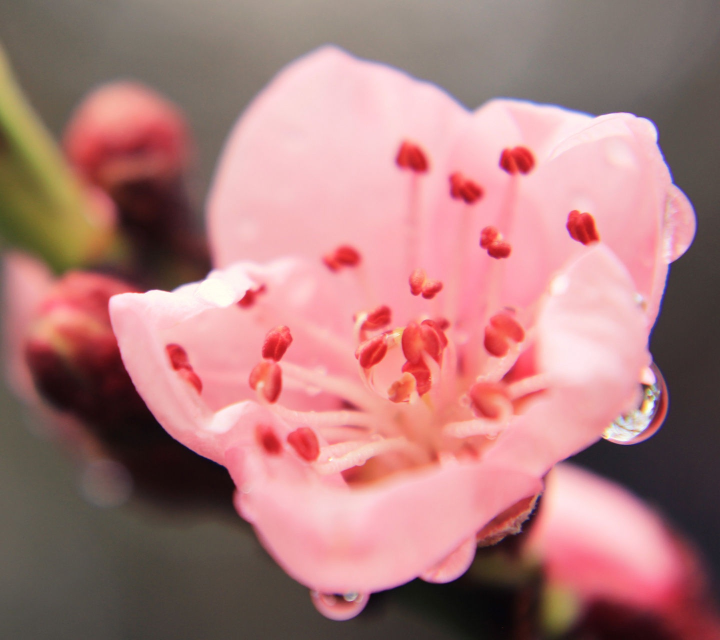
#> input picture 5_Month_Computer_Vision_Roadmap/Month-01/Week-03/Day-07/weekly_task/Data/input/flower.jpg, 1440 x 1280 px, found by its file name (shown at 1/2 size)
$ python excercise.py
#> lines starting #> are read from the running program, lines starting #| are printed output that depends on the picture
# Month-01
# Week-03
# weekly task

# 🎯 مأموریت پایان هفته

# 1- مجموعه‌ای از تصاویر آماده شده داشته باش

import cv2
p = print
path1 = r"e:\python\INTPCode\5_Month_Computer_Vision_Roadmap\Month-01\Week-03\Day-07\weekly_task\Data\input\flower.jpg"

path2 = r"e:\python\INTPCode\5_Month_Computer_Vision_Roadmap\Month-01\Week-03\Day-07\weekly_task\Data\input\horses.jpg"

path3 = r"e:\python\INTPCode\5_Month_Computer_Vision_Roadmap\Month-01\Week-03\Day-07\weekly_task\Data\input\phoenix.jpg"

# برای هر تصویر تغییرات انجام شده را یادداشت کن
def chenge_pictures(pathes,resized_name,rotated_name,fliped_name):
#> called with resized_name = 'flower_resized.jpg', rotated_name = 'flower_rotated.jpg', fliped_name = 'flower_fliped.jpg'
    img = cv2.imread(pathes)
#> img is the input picture: shape (1280, 1440, 3); mean B, G, R 123.7, 124.2, 173
    # --------------------------------------------
    resized = cv2.resize(img,(256,256), interpolation = cv2.INTER_AREA)
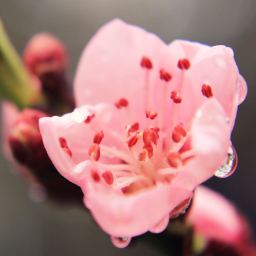
#> resized: shape (256, 256, 3); mean B, G, R 123.7, 124.2, 173
    # --------------------------------------------
    h,w = img.shape[:2]
#> h = 1280; w = 1440
    center= (w//2 , h//2)
#> center = (720, 640)
    M = cv2.getRotationMatrix2D(center,90,1)
    rotated = cv2.warpAffine(img,M,(256,256))
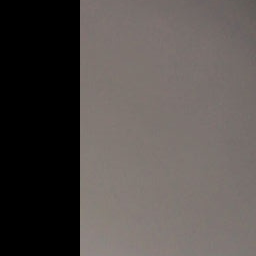
#> rotated: shape (256, 256, 3); mean B, G, R 77.6, 80.3, 86.1
    # --------------------------------------------
    fliped = cv2.flip(resized,1)
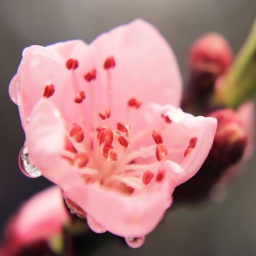
#> fliped: shape (256, 256, 3); mean B, G, R 123.7, 124.2, 173
    # --------------------------------------------
    cv2.imwrite(resized_name,resized)
    cv2.imwrite(rotated_name,rotated)
    cv2.imwrite(fliped_name,fliped)

params = [(path1,"flower_resized.jpg","flower_rotated.jpg","flower_fliped.jpg"),(path2,"horses_resized.jpg", "horses_rotated.jpg", "horses_fliped.jpg"),(path3,"phoenix_resized.jpg", "phoenix_rotated.jpg", "phoenix_fliped.jpg")]
for i,j,k,m in params:
    chenge_pictures(i,j,k,m)
#> pass 2 of the loop `for i,j,k,m in params:`:
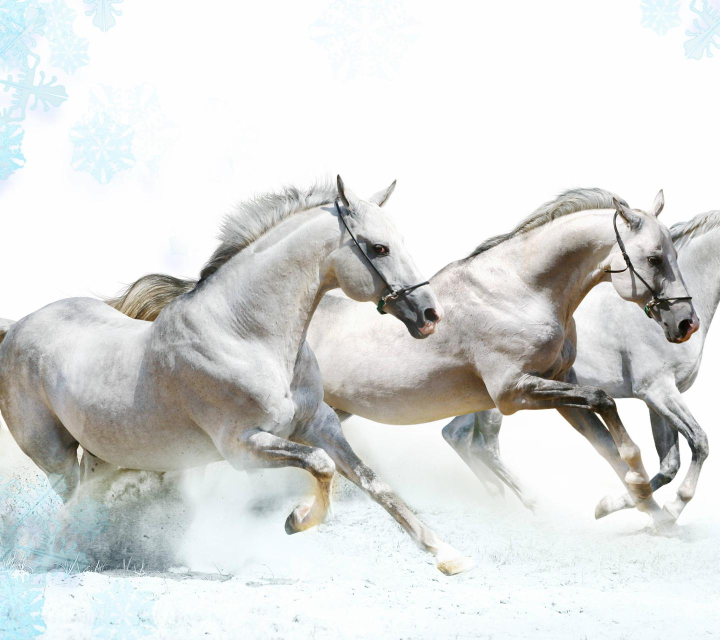
#> input picture 5_Month_Computer_Vision_Roadmap/Month-01/Week-03/Day-07/weekly_task/Data/input/horses.jpg, 1440 x 1280 px, found by its file name (shown at 1/2 size)
#> in chenge_pictures, img is the input picture: shape (1280, 1440, 3); mean B, G, R 218.4, 220, 218.3
#> in chenge_pictures (call 2), `rotated = cv2.warpAffine(img,M,(256,256))`:
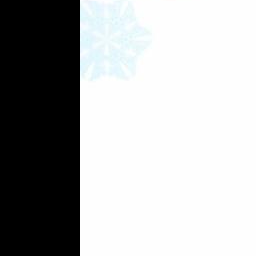
#> rotated: shape (256, 256, 3); mean B, G, R 174.5, 174.3, 173.3
#> in chenge_pictures (call 2), `fliped = cv2.flip(resized,1)`:
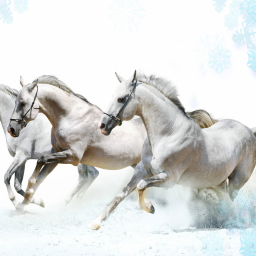
#> fliped: shape (256, 256, 3); mean B, G, R 218.4, 220, 218.3
#> pass 3 of the loop `for i,j,k,m in params:`:
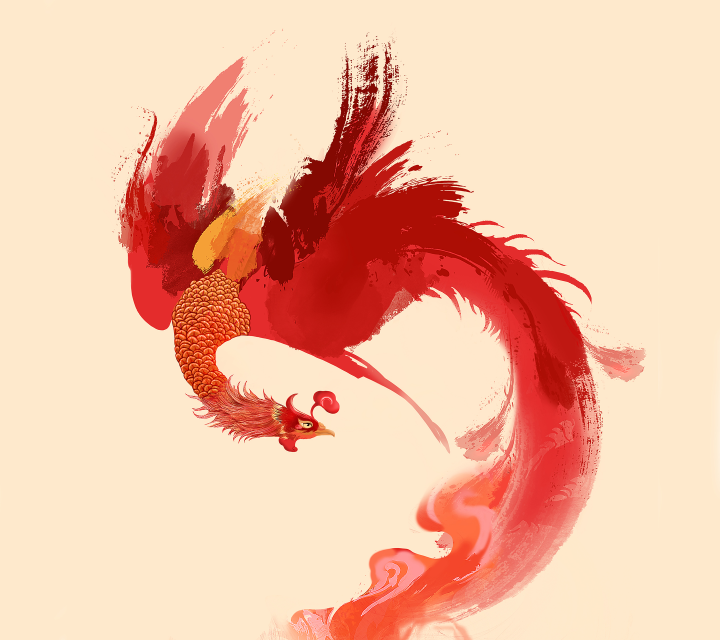
#> input picture 5_Month_Computer_Vision_Roadmap/Month-01/Week-03/Day-07/weekly_task/Data/input/phoenix.jpg, 2160 x 1920 px, found by its file name (shown at 1/3 size)
#> in chenge_pictures, img is the input picture: shape (1920, 2160, 3); mean B, G, R 164.4, 189.6, 242.4
#> in chenge_pictures (call 3), `rotated = cv2.warpAffine(img,M,(256,256))`:
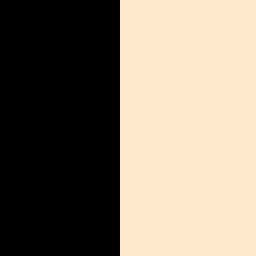
#> rotated: shape (256, 256, 3); mean B, G, R 108.4, 123.8, 134.9
#> in chenge_pictures (call 3), `fliped = cv2.flip(resized,1)`:
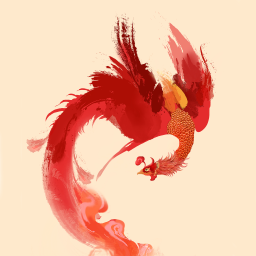
#> fliped: shape (256, 256, 3); mean B, G, R 164.4, 189.6, 242.4


# بررسی کن که آیا کیفیت تصویر حفظ شده و مناسب برای پروژه است
